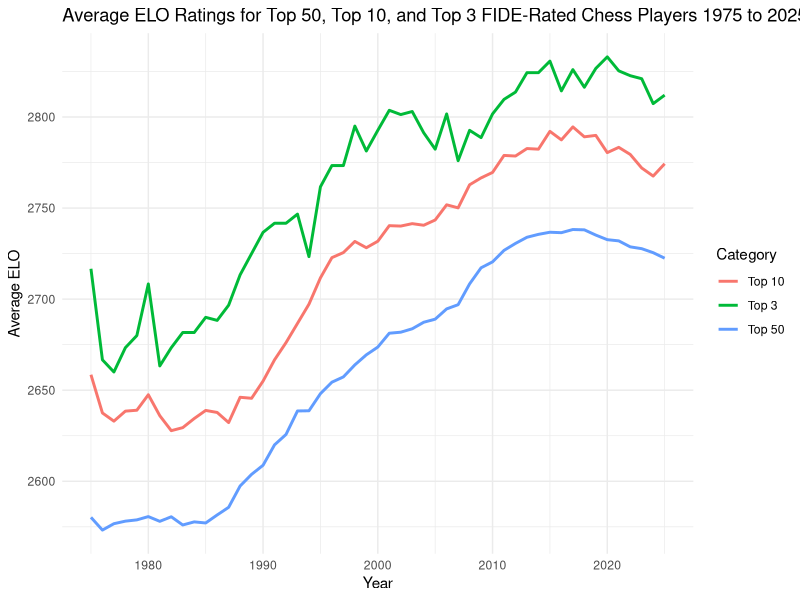

Source code (R):
library(ggplot2)

# Data for ELO ratings
x <- 1975:2025
elo_top50 <- c(2580.20, 2573.20, 2576.70, 2578.10, 2578.80, 2580.60, 2578.00, 2580.50, 2576.00, 2577.70, 2577.10, 2581.50, 2585.70, 2597.40, 2603.80, 2608.80, 2620.00, 2625.70, 2638.60, 2638.70, 2648.10, 2654.40, 2657.30, 2663.90, 2669.42, 2673.68, 2681.28, 2681.84, 2683.72, 2687.30, 2689.00, 2694.64, 2696.94, 2708.36, 2717.20, 2720.46, 2726.76, 2730.58, 2733.96, 2735.56, 2736.72, 2736.48, 2738.22, 2738.04, 2735.16, 2732.64, 2731.98, 2728.70, 2727.70, 2725.50, 2722.46)
elo_top10 <- c(2658.50, 2637.50, 2633.00, 2638.50, 2639.00, 2647.50, 2636.00, 2627.78, 2629.44, 2634.44, 2638.89, 2637.78, 2632.22, 2646.11, 2645.56, 2655.00, 2666.67, 2676.11, 2686.67, 2697.22, 2711.67, 2722.78, 2725.56, 2731.67, 2728.22, 2731.78, 2740.33, 2740.11, 2741.44, 2740.56, 2743.44, 2751.78, 2750.11, 2762.78, 2766.56, 2769.56, 2778.89, 2778.56, 2782.67, 2782.33, 2792.11, 2787.44, 2794.56, 2789.11, 2789.89, 2780.44, 2783.33, 2779.44, 2772.00, 2767.56, 2774.33)
elo_top3 <- c(2716.67, 2666.67, 2660.00, 2673.33, 2680.00, 2708.33, 2663.33, 2673.33, 2681.67, 2681.67, 2690.00, 2688.33, 2696.67, 2713.33, 2725.00, 2736.67, 2741.67, 2741.67, 2746.67, 2723.33, 2761.67, 2773.33, 2773.33, 2795.00, 2781.33, 2792.67, 2803.67, 2801.33, 2803.00, 2791.33, 2782.33, 2801.67, 2776.00, 2792.67, 2788.67, 2801.67, 2809.67, 2813.67, 2824.33, 2824.33, 2830.67, 2814.33, 2826.00, 2816.33, 2826.67, 2833.00, 2825.33, 2822.67, 2821.00, 2807.33, 2812.00)

data <- data.frame(
  Year = rep(x, 3),
  ELO = c(elo_top50, elo_top10, elo_top3),
  Category = rep(c("Top 50", "Top 10", "Top 3"), each = length(x))
)

ggplot(data, aes(x = Year, y = ELO, color = Category)) +
  geom_line(size = 1) +
  labs(x = "Year", y = "Average ELO", title = "Average ELO Ratings for Top 50, Top 10, and Top 3 FIDE-Rated Chess Players 1975 to 2025") +
  theme_minimal()
